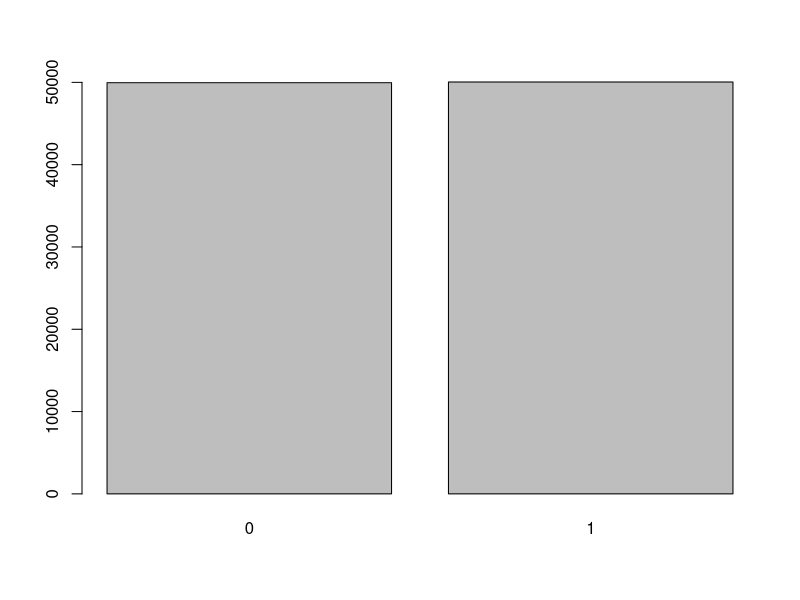
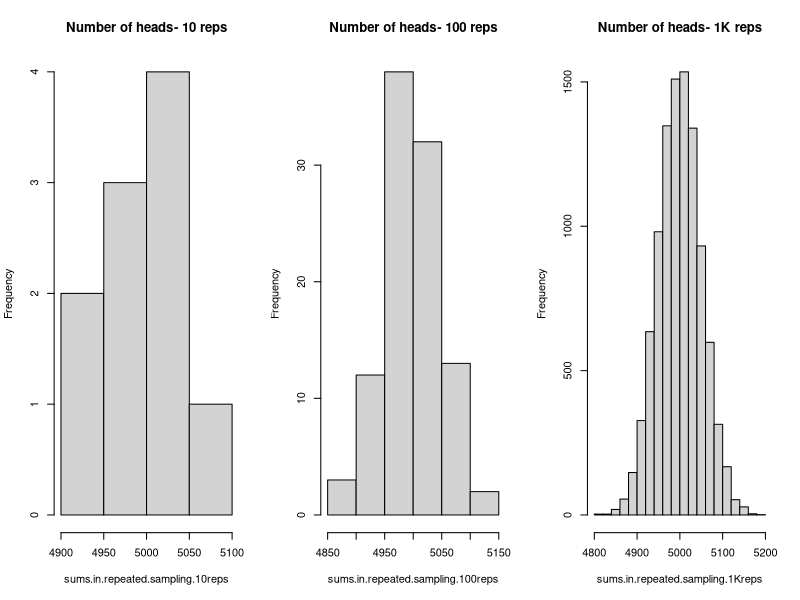
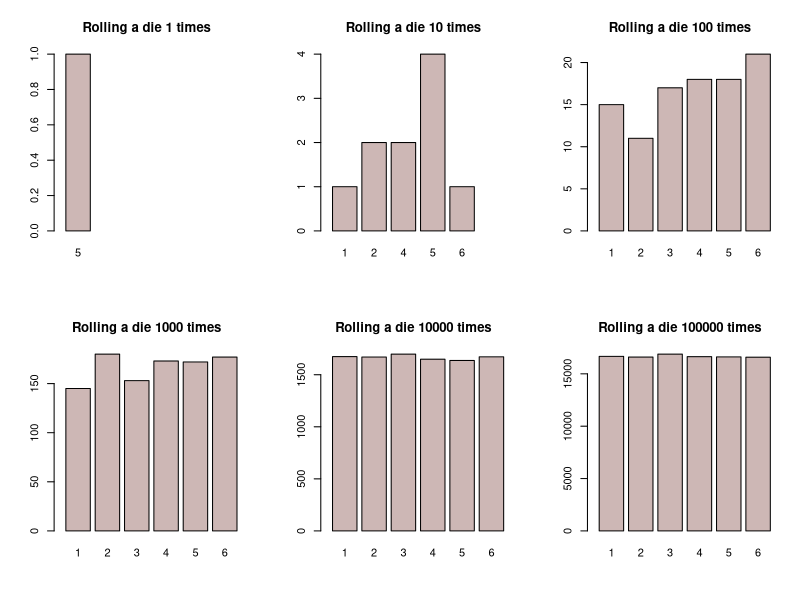
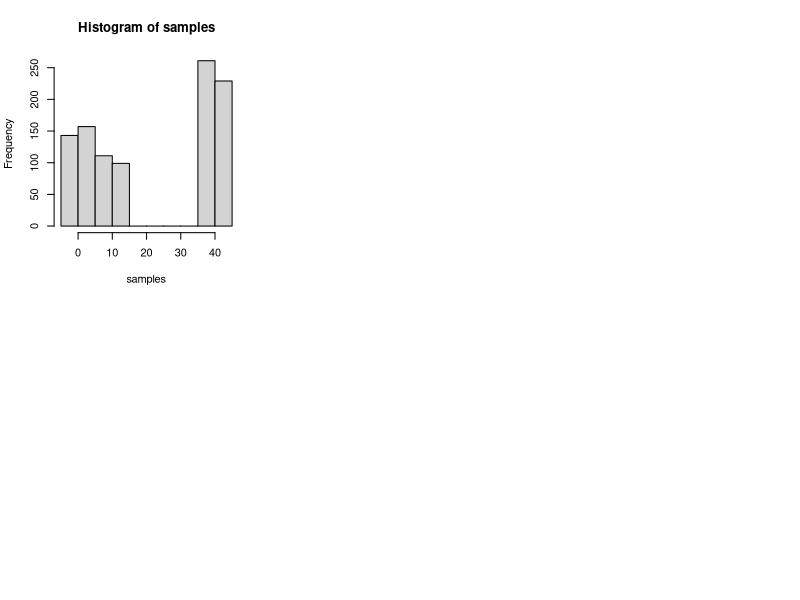
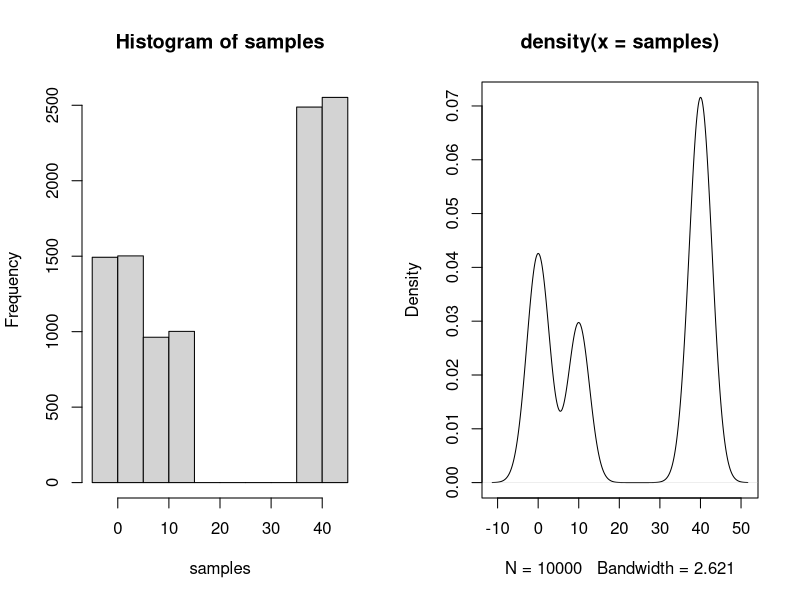
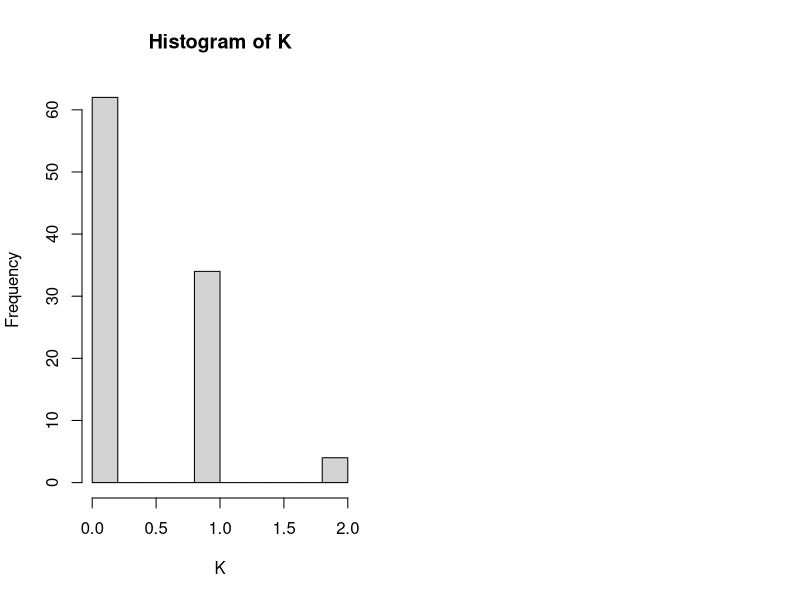

R code for these plots, in order:
## ---- chunk 1
knitr::opts_chunk$set(
  echo = TRUE,comment = '', fig.width = 3, fig.height = 3
  )
## ---- chunk 2
library(ggplot2) # graphics library
library(knitr)   # contains kable() function

options(scipen = 4)  # Suppresses scientific notation
## ---- chunk 3
n <- 100000 # number of random experiments
x <- c(0,1) # sample space for tossing a coin, 0--Tail, 1--Head
coin.simulation <- sample(x, size=n, replace=TRUE)
## ---- chunk 4
help(sample)
## ---- chunk 5
y = sum(coin.simulation)
y
## ---- chunk 6
barplot(table(coin.simulation))
## ---- chunk 7
n=10000
sums.in.repeated.sampling.10reps<-replicate(10, sum(sample(x, size=n, replace=TRUE)))
sums.in.repeated.sampling.100reps<-replicate(100, sum(sample(x, size=n, replace=TRUE)))
sums.in.repeated.sampling.1Kreps<-replicate(10000, sum(sample(x, size=n, replace=TRUE)))
par(mfrow=c(1,3))
hist(sums.in.repeated.sampling.10reps,main = paste("Number of heads- 10 reps"))
hist(sums.in.repeated.sampling.100reps,main = paste("Number of heads- 100 reps"))
hist(sums.in.repeated.sampling.1Kreps,main = paste("Number of heads- 1K reps"))
## ---- chunk 8
means.of.Y<-c(mean(sums.in.repeated.sampling.10reps),
              mean(sums.in.repeated.sampling.100reps),
              mean(sums.in.repeated.sampling.1Kreps))
vars.of.Y<-c(var(sums.in.repeated.sampling.100reps),
             var(sums.in.repeated.sampling.100reps), 
             var(sums.in.repeated.sampling.1Kreps))
library(knitr)
kable(means.of.Y, align = "l",col.names="Means of Y")
kable(vars.of.Y, align = "l",col.names="Vars of Y")
## ---- chunk 9
x <- c(1,2,3,4,5,6) # sample space for casting a die
n # in case we forgot what n was :) 
die.simulation <- sample(x, size=n, replace=TRUE)
sum(die.simulation==3) # count number of "3"
## ---- chunk 10
par(mfrow=c(2,3))
for(n in c(1,10,100,1000,10000,100000)){
  die.simulation <- sample(x, size=n, replace=TRUE)
  barplot(table(die.simulation), 
          main = paste("Rolling a die", n, "times") , 
          xlim=c(0,7), col="mistyrose3"
          #,ylab="Relative frequency"
          )
}
## ---- chunk 11
N <- 1000
components <- sample(1:3,prob=c(0.3,0.5,0.2),size=N,replace=TRUE)
mus <- c(0,40,10)
sds <- sqrt(c(1,1,0.1))
samples <- rnorm(n=N,mean=mus[components],sd=sds[components])
hist(samples)
summary(samples)
## ---- chunk 12
N <- 10000
components <- sample(1:3,prob=c(0.3,0.5,0.2),size=N,replace=TRUE)
samples <- rnorm(n=N,mean=mus[components],sd=sds[components])
par(mfrow=c(1,2))
hist(samples)
plot(density(samples))
## ---- chunk 13
probHead = c(0.125, 0.25)
for (pi in c(1/8, 1/4)) {
  whCoin = sample(2, 100, replace = TRUE, prob = c(pi, 1-pi))
  K = rbinom(length(whCoin), size = 2, prob = probHead[whCoin])
  print(table(K))
}
hist(K)   #print(K)
